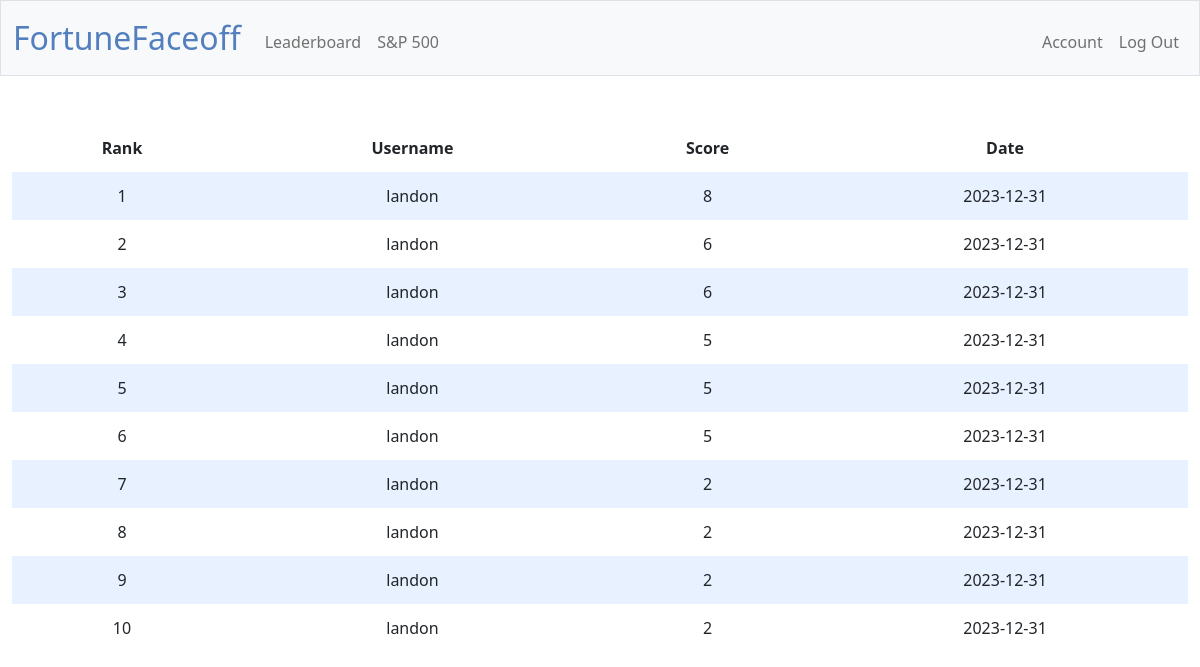
/leaderboard (signed in), run on the app's committed database.
### tables this page shows
CREATE TABLE leaderboard (
    id INTEGER,
    username TEXT NOT NULL,
    score INTEGER NOT NULL,
    date DATETIME NOT NULL
);

### app.py (the view)
@app.route("/leaderboard")
@login_required
def leaderboard():
    leaderboard_info = db.execute(
        "SELECT * FROM leaderboard ORDER BY score DESC LIMIT 10"
    )
    return render_template("leaderboard.html", leaderboard=leaderboard_info)

### app.py (called while the page is built)
@app.after_request
def after_request(response):
    response.headers["Cache-Control"] = "no-cache, no-store, must-revalidate"
    response.headers["Expires"] = 0
    response.headers["Pragma"] = "no-cache"
    return response

### helpers.py (called while the page is built)
def login_required(f):
    @wraps(f)
    def decorated_function(*args, **kwargs):
        if session.get("user_id") is None:
            return redirect("/login")
        return f(*args, **kwargs)
    return decorated_function

### templates/leaderboard.html (shortened to what this page needs)
{% extends "layout.html" %}
{% block main %}
    <table>
        <thead>
            <tr>
                <th>Rank</th>
                <th>Username</th>
                <th>Score</th>
                <th>Date</th>
            </tr>
        </thead>
        <tbody>
            {% for row in leaderboard %}
                <tr>
                    <td>{{ loop.index }} </td>
                    <td>{{ row["username"] }}</td>
                    <td>{{ row["score"] }}</td>
                    <td>{{ row["date"] }}</td>
                </tr>
            {% endfor %}
        </tbody>
    </table>
{% endblock %}

### templates/layout.html (shortened to what this page needs)
<!DOCTYPE html>
<html lang="en">
    <head>
        <link href="https://cdn.jsdelivr.net/npm/bootstrap@5.1.3/dist/css/bootstrap.min.css" rel="stylesheet">
        <link href="/static/styles.css" rel="stylesheet">
    </head>
    <body>
        <nav class="bg-light border navbar navbar-expand-md navbar-light">
            <div class="container-fluid">
                <a class="navbar-brand" href="/"><span class="blue">FortuneFaceoff</span></a>
                <div class="collapse navbar-collapse" id="navbar">
                    {% if session["user_id"] %}
                        <ul class="navbar-nav me-auto mt-2">
                            <li class="nav-item"><a class="nav-link" href="/leaderboard">Leaderboard</a></li>
                            <li class="nav-item"><a class="nav-link" href="/sp500">S&P 500</a></li>
                        </ul>
                        <ul class="navbar-nav ms-auto mt-2">
                            <li class="nav-item"><a class="nav-link" href="/account">Account</a></li>
                            <li class="nav-item"><a class="nav-link" href="/logout">Log Out</a></li>
                        </ul>
                    {% else %}
                        <ul class="navbar-nav ms-auto mt-2">
                            <li class="nav-item"><a class="nav-link" href="/register">Register</a></li>
                            <li class="nav-item"><a class="nav-link" href="/login">Log In</a></li>
                        </ul>
                    {% endif %}
                </div>
            </div>
        </nav>
        <main class="container-fluid py-5 text-center">
            {% block main %}{% endblock %}
        </main>
    </body>
</html>

### static/styles.css (style rules this page uses)
nav .navbar-brand { font-size: xx-large; }
nav .navbar-brand .blue { color: #537fbe; }
table { background-color: transparent; margin-bottom: 1rem; width: 100%; }
table th, table td { padding: 0.75rem; vertical-align: middle; }
tbody tr:nth-of-type(odd) { background-color: rgb(179, 208, 255, 0.3) }

### data on the page
leaderboard: username "landon", score "8", date "2023-12-31"
leaderboard: username "landon", score "6", date "2023-12-31"
leaderboard: username "landon", score "6", date "2023-12-31"
leaderboard: username "landon", score "5", date "2023-12-31"
leaderboard: username "landon", score "5", date "2023-12-31"
leaderboard: username "landon", score "5", date "2023-12-31"
leaderboard: username "landon", score "2", date "2023-12-31"
leaderboard: username "landon", score "2", date "2023-12-31"
leaderboard: username "landon", score "2", date "2023-12-31"
leaderboard: username "landon", score "2", date "2023-12-31"
